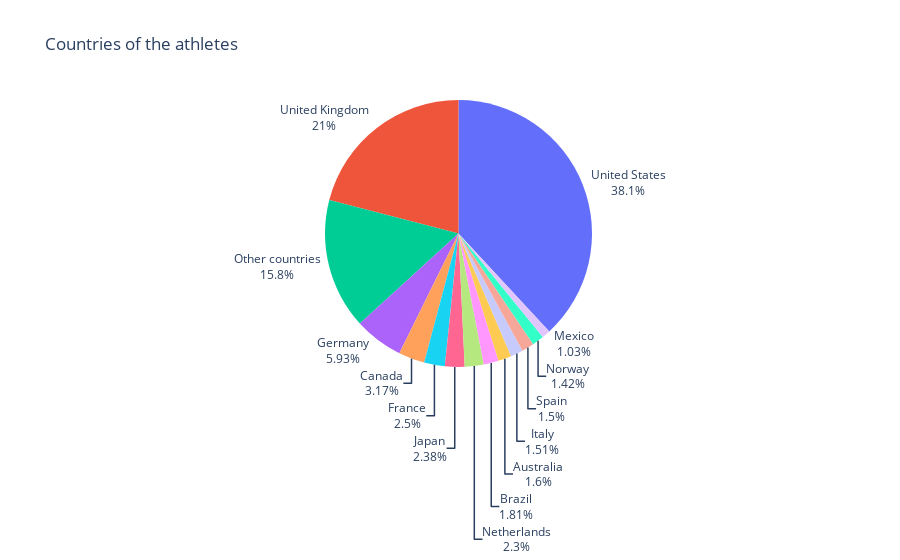

Notebook cell for this chart:
### Code cell
y = cn_pct.copy(deep=True)
y.loc[y['percentage'] < 1, 'country'] = 'Other countries'
fig = px.pie(y, values='percentage', names='country', labels='percentage',
             title='Countries of the athletes')
fig.update_traces(textposition='outside', textinfo='percent+label')
fig.update_layout(showlegend=False)
fig.show()

### Figure 1 — Plotly figure (JSON) as saved in the notebook; plotly's stock layout.template omitted (floating-point values rounded to 4 significant figures; data arrays with more than 128 entries replaced by an {"elided": "..."} marker saying what was removed)
{"data": [{"domain": {"x": [0, 1], "y": [0, 1]}, "hovertemplate": "country=%{label}<br>percentage=%{value}<extra></extra>", "labels": {"elided": "129 str values"}, "legendgroup": "", "name": "", "showlegend": true, "textinfo": "percent+label", "textposition": "outside", "type": "pie", "values": {"elided": "129 float values"}}], "layout": {"legend": {"tracegroupgap": 0}, "showlegend": false, "title": {"text": "Countries of the athletes"}}}
